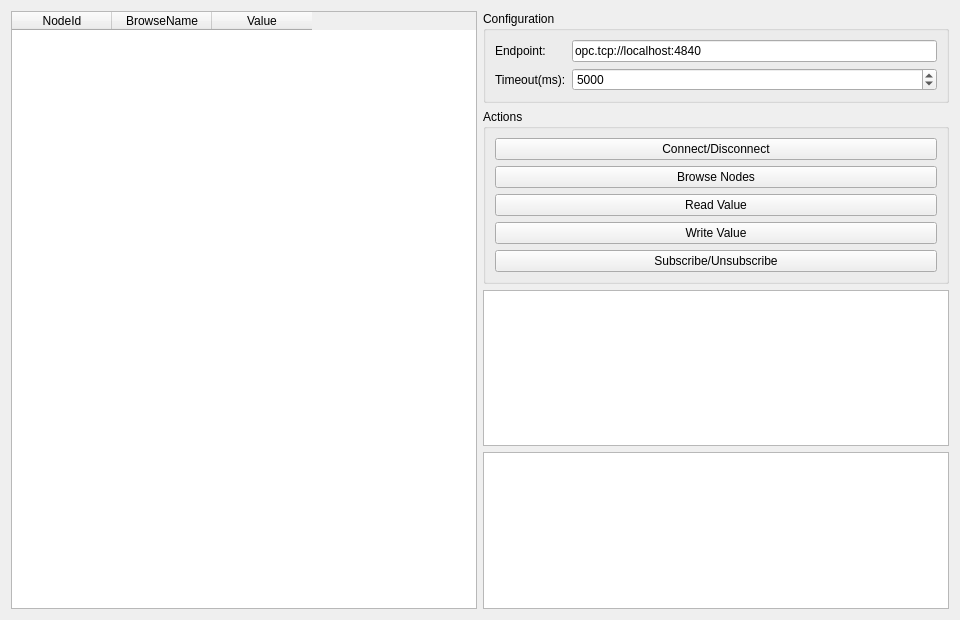
<?xml version="1.0" encoding="UTF-8"?>
<ui version="4.0">
 <class>TabOpcUaClient</class>
 <widget class="QWidget" name="TabOpcUaClient">
  <property name="geometry">
   <rect>
    <x>0</x>
    <y>0</y>
    <width>960</width>
    <height>620</height>
   </rect>
  </property>
  <layout class="QHBoxLayout" name="mainLayout">
   <item>
    <widget class="QTableWidget" name="table_nodes">
     <property name="columnCount">
      <number>3</number>
     </property>
     <column>
      <property name="text">
       <string>NodeId</string>
      </property>
     </column>
     <column>
      <property name="text">
       <string>BrowseName</string>
      </property>
     </column>
     <column>
      <property name="text">
       <string>Value</string>
      </property>
     </column>
    </widget>
   </item>
   <item>
    <layout class="QVBoxLayout" name="rightPanelLayout">
     <item>
      <widget class="QGroupBox" name="groupBox_config">
       <property name="title">
        <string>Configuration</string>
       </property>
       <layout class="QGridLayout" name="gridLayout_config">
        <item row="0" column="0">
         <widget class="QLabel" name="label_endpoint">
          <property name="text">
           <string>Endpoint:</string>
          </property>
         </widget>
        </item>
        <item row="0" column="1">
         <widget class="QLineEdit" name="lineEdit_endpoint">
          <property name="text">
           <string>opc.tcp://localhost:4840</string>
          </property>
         </widget>
        </item>
        <item row="1" column="0">
         <widget class="QLabel" name="label_timeout">
          <property name="text">
           <string>Timeout(ms):</string>
          </property>
         </widget>
        </item>
        <item row="1" column="1">
         <widget class="QSpinBox" name="spin_timeout">
          <property name="minimum">
           <number>100</number>
          </property>
          <property name="maximum">
           <number>60000</number>
          </property>
          <property name="value">
           <number>5000</number>
          </property>
         </widget>
        </item>
       </layout>
      </widget>
     </item>
     <item>
      <widget class="QGroupBox" name="groupBox_control">
       <property name="title">
        <string>Actions</string>
       </property>
       <layout class="QVBoxLayout" name="verticalLayout_control">
        <item>
         <widget class="QPushButton" name="btn_connect">
          <property name="text">
           <string>Connect/Disconnect</string>
          </property>
         </widget>
        </item>
        <item>
         <widget class="QPushButton" name="btn_browse">
          <property name="text">
           <string>Browse Nodes</string>
          </property>
         </widget>
        </item>
        <item>
         <widget class="QPushButton" name="btn_readValue">
          <property name="text">
           <string>Read Value</string>
          </property>
         </widget>
        </item>
        <item>
         <widget class="QPushButton" name="btn_writeValue">
          <property name="text">
           <string>Write Value</string>
          </property>
         </widget>
        </item>
        <item>
         <widget class="QPushButton" name="btn_subscribe">
          <property name="text">
           <string>Subscribe/Unsubscribe</string>
          </property>
         </widget>
        </item>
       </layout>
      </widget>
     </item>
     <item>
      <widget class="QListWidget" name="list_endpoints">
       <property name="minimumHeight">
        <number>80</number>
       </property>
      </widget>
     </item>
     <item>
      <widget class="QTextEdit" name="txt_localLog">
       <property name="readOnly">
        <bool>true</bool>
       </property>
       <property name="minimumHeight">
        <number>160</number>
       </property>
      </widget>
     </item>
    </layout>
   </item>
  </layout>
 </widget>
 <resources/>
 <connections/>
</ui>
